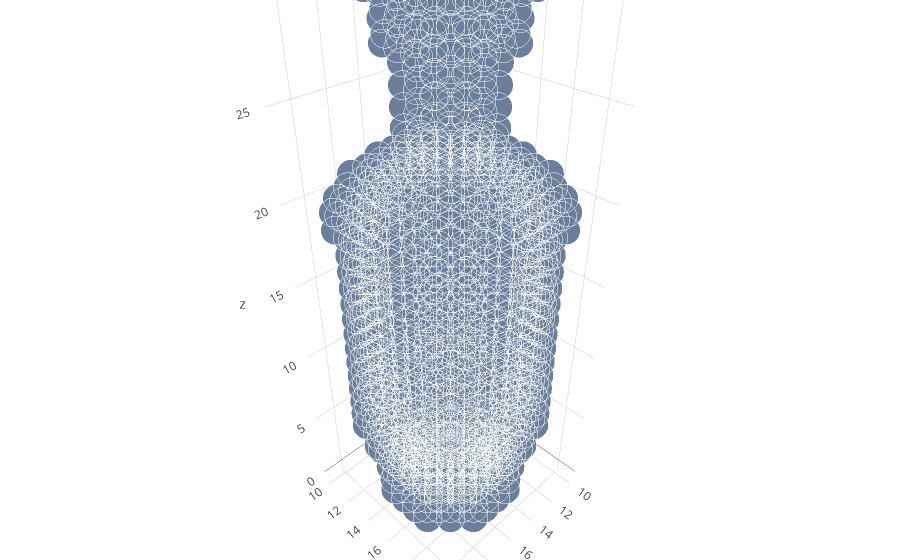

The cell this chart's notebook holds for it:
### Code cell
# generate file
file = np.random.choice(files)

def voxels_from_file(file, voxsize=32):
    label = os.path.basename(os.path.dirname(file))
    out_file = file.split('.')[0] + '.binvox'
    file = file.replace(' ', '\ ')
    cmd = f'tools/binvox/binvox -d {voxsize} -cb -e {file}'
            
    if os.path.exists(out_file):
        os.remove(out_file)

    t = os.system(cmd)
    
    if t == 0:
        with open(out_file, 'rb') as f:
            d = binvox_rw.read_as_3d_array(f).data
        
        os.remove(out_file)
        return 1, d, label
    else:
        return 0, None, label

voxels = voxels_from_file(file, 32)
print('\nPlotting:', file)
plot_vol(voxels[1])

### Figure 1 — Plotly figure (JSON) as saved in the notebook; plotly's stock layout.template omitted (floating-point values rounded to 4 significant figures; data arrays with more than 128 entries replaced by an {"elided": "..."} marker saying what was removed)
{"data": [{"marker": {"color": "rgb(105, 127, 155)", "line": {"color": "rgba(217, 217, 217, 0.14)", "width": 0.5}, "opacity": 1, "size": 10}, "mode": "markers", "type": "scatter3d", "x": {"elided": "1180 int values"}, "y": {"elided": "1180 int values"}, "z": {"elided": "1180 int values"}}], "layout": {"margin": {"b": 0, "l": 0, "r": 0, "t": 0}}}
